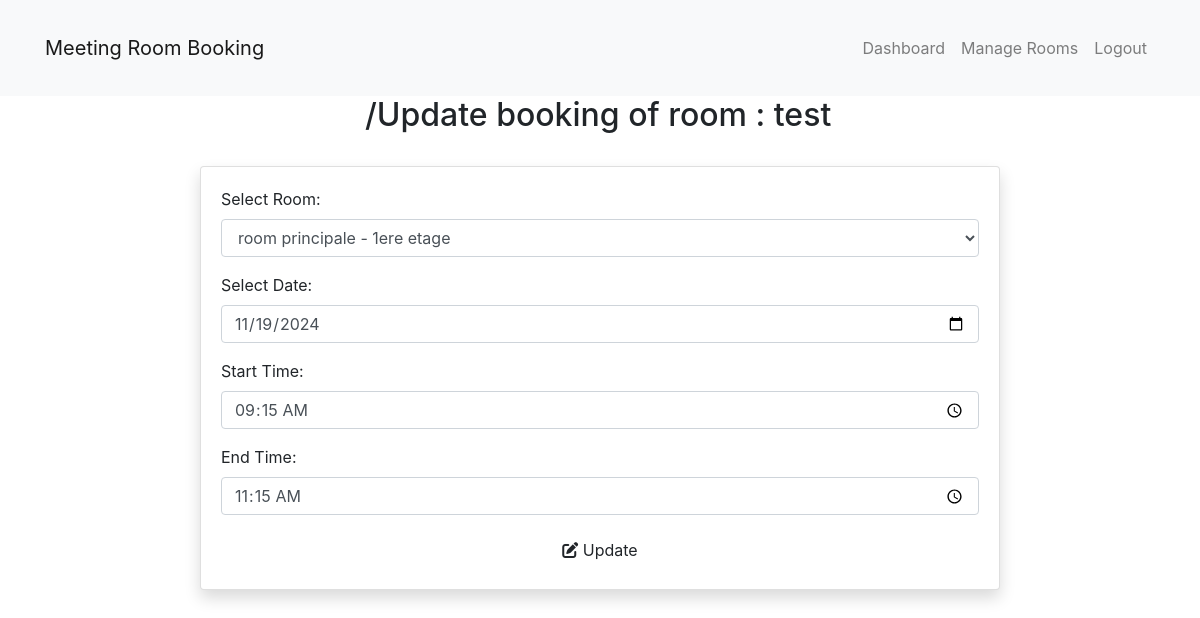
The page /update_booking.php?id=8 (signed in) on the database its author committed.
### tables this page shows
CREATE TABLE `rooms` (
  `id` int(11) NOT NULL,
  `name` varchar(255) NOT NULL,
  `location` varchar(255) DEFAULT NULL,
  `capacity` int(11) DEFAULT NULL,
  `description` text DEFAULT NULL,
  `created_at` timestamp NOT NULL DEFAULT current_timestamp(),
  `image` varchar(255) DEFAULT NULL
);

CREATE TABLE `bookings` (
  `id` int(11) NOT NULL,
  `room_id` int(11) NOT NULL,
  `user_id` int(11) NOT NULL,
  `date` date NOT NULL,
  `time_slot` varchar(20) NOT NULL,
  `start_time` time DEFAULT NULL,
  `end_time` time DEFAULT NULL
);

### update_booking.php (the view, shortened to what this page needs)
<?php
include 'includes/config.php';
include 'views/header.php';
if (isset($_GET['id'])) {
    $booking_id = $_GET['id'];
    $query = "SELECT * FROM bookings WHERE id = '$booking_id'";
    $result = $conn->query($query);
    if ($result->num_rows > 0) {
        $booking = $result->fetch_assoc();
    } else {
        echo "Booking not found.";
        exit;
    }
}
$rooms_query = "SELECT * FROM rooms";
$rooms_result = $conn->query($rooms_query);
?>
<link rel="stylesheet" href="https://cdn.jsdelivr.net/npm/bootstrap@4.4.1/dist/css/bootstrap.min.css"
>
<div class="container-fluid">
<div class="row">
        <div class="col-5 mx-auto">
        <h2>/Update booking of room : <?php $room = $rooms_result->fetch_assoc() ; echo $room['name'] ?> </h2>
        </div>
    </div>
    <div class="row">
    <form method="post" class="col-md-8 mx-auto card shadow card-body mt-4">
        <div class="mb-3 ">
            <label for="room_id" class="form-label">Select Room:</label>
            <select name="room_id" id="room_id" class="form-control" required>
                <?php while ($room = $rooms_result->fetch_assoc()): ?>
                    <option value="<?php echo $room['id']; ?>" <?php echo ($room['id'] == $booking['room_id']) ? 'selected' : ''; ?>>
                        <?php echo $room['name'] . " - " . $room['location']; ?>
                    </option>
                <?php endwhile; ?>
            </select>
        </div>
        <div class="mb-3">
            <label for="date" class="form-label">Select Date:</label>
            <input type="date" name="date" id="date" class="form-control" value="<?php echo $booking['date']; ?>" required>
        </div>
        <div class="mb-3">
            <label for="start_time" class="form-label">Start Time:</label>
            <input type="time" name="start_time" id="start_time" class="form-control" value="<?php echo $booking['start_time']; ?>" required>
        </div>
        <div class="mb-3">
            <label for="end_time" class="form-label">End Time:</label>
            <input type="time" name="end_time" id="end_time" class="form-control" value="<?php echo $booking['end_time']; ?>" required>
        </div>
        <button type="submit" class="btn update_btn" >
                                    <i class="fas fa-edit"></i> Update </button>
    </form>
    </div>
</div>

### rows shown on the page
rooms: name "test"
bookings: room_id "room principale - 1ere etage", date "11/19/2024", start_time "09:15:00", end_time "11:15:00"
